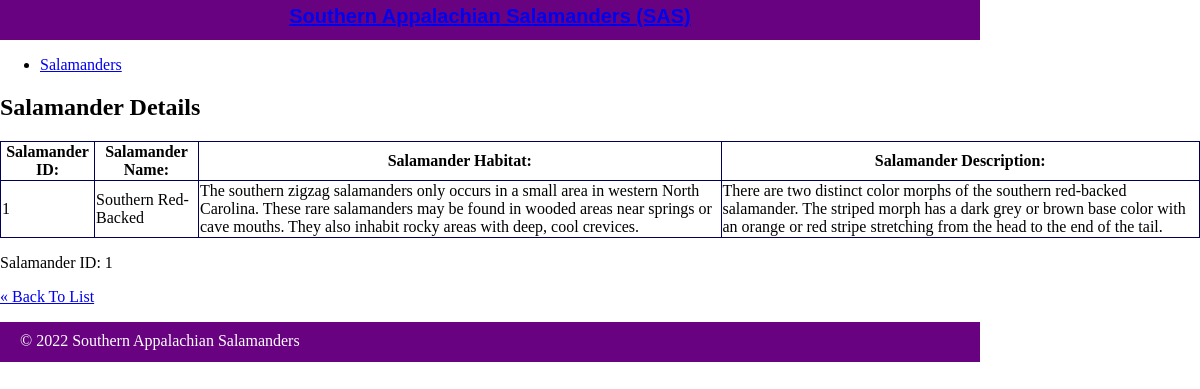
/salamanders/show.php, run on the app's committed database.
### tables this page shows
CREATE TABLE `salamander` (
  `id` int(11) NOT NULL AUTO_INCREMENT PRIMARY KEY,
  `name` varchar(255) NOT NULL,
  `habitat` text,
  `description` text
);

### private/query_functions.php (called while the page is built, shortened)
<?php
  function find_salamander_by_id($id) {
    global $db;
    $sql = "SELECT * FROM salamander ";
    $sql .= "WHERE id='" . $id . "'";
    $result = mysqli_query($db, $sql);
    $salamander = mysqli_fetch_assoc($result);
    return $salamander;
  }

### private/functions.php (called while the page is built, shortened)
<?php
function url_for($script_path) {
  if($script_path[0] != '/') {
    $script_path = "/" . $script_path;
  }
  return WWW_ROOT . $script_path;
}
function h($string="") {
  return htmlspecialchars($string);
}
?>

### public/salamanders/show.php (the view, shortened to what this page needs)
<?php
  $id = $_GET['id'] ?? '1' ;
  $salamander = find_salamander_by_id($id);
  include(SHARED_PATH . '/salamander-header.php');
?>
<html>
  <h2>Salamander Details</h2>
  <table border="1">
    <tr>
      <th>Salamander ID: </th>
      <th>Salamander Name: </th>
      <th>Salamander Habitat: </th>
      <th>Salamander Description: </th>
    </tr>
    <tr>
      <td>
        <?php echo h($salamander['id']); ?>
      </td>
      <td>
        <?php echo h($salamander['name']); ?>
      </td>
      <td>
        <?php echo h($salamander['habitat']); ?>
      </td>
      <td>
        <?php echo h($salamander['description']); ?>
      </td>
    </tr>
  </table>
  <p>Salamander ID: <?php echo h($id); ?></p>
  <p>
    <a class="back-link" href="<?php echo url_for('/salamanders/index.php'); ?>">&laquo; Back To List</a>
  </p>
</html>
<?php include(SHARED_PATH . '/salamander-footer.php'); ?>

### public/stylesheets/salamanders.css (style rules this page uses)
html { height: 100%; width: 100%; }
body { height: 980px; width: 100%; margin: 0; padding: 0; }
table { border-collapse: collapse; vertical-align: top; }

### private/shared/salamander-header.php (style rules this page uses)
table, tr, th, td { border: solid #005 1px; }

### data on the page
salamander: id "1", name "Southern Red-Backed", habitat "The southern zigzag salamanders only occurs in a small area in western North Carolina. These rare salamanders may be found in wooded areas near springs or cave mouths. They also inhabit rocky areas with deep, cool crevices.", description "There are two distinct color morphs of the southern red-backed salamander. The striped morph has a dark grey or brown base color with an orange or red stripe stretching from the head to the end of the tail."

### other printed values
$id "1"
